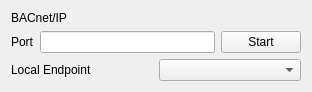
<?xml version="1.0" encoding="UTF-8"?>
<ui version="4.0">
 <class>connector</class>
 <widget class="QWidget" name="connector">
  <property name="geometry">
   <rect>
    <x>0</x>
    <y>0</y>
    <width>312</width>
    <height>92</height>
   </rect>
  </property>
  <property name="windowTitle">
   <string>Form</string>
  </property>
  <layout class="QFormLayout" name="formLayout">
   <item row="0" column="0" colspan="2">
    <layout class="QVBoxLayout" name="verticalLayout">
     <item>
      <widget class="QLabel" name="title_label">
       <property name="sizePolicy">
        <sizepolicy hsizetype="Maximum" vsizetype="Preferred">
         <horstretch>0</horstretch>
         <verstretch>0</verstretch>
        </sizepolicy>
       </property>
       <property name="maximumSize">
        <size>
         <width>16777215</width>
         <height>35</height>
        </size>
       </property>
       <property name="text">
        <string>BACnet/IP</string>
       </property>
      </widget>
     </item>
     <item>
      <layout class="QHBoxLayout" name="horizontalLayout_2">
       <item>
        <widget class="QLabel" name="Port_label">
         <property name="text">
          <string>Port</string>
         </property>
        </widget>
       </item>
       <item>
        <widget class="QLineEdit" name="lineEdit"/>
       </item>
       <item>
        <widget class="QPushButton" name="Start_button">
         <property name="text">
          <string>Start</string>
         </property>
        </widget>
       </item>
      </layout>
     </item>
     <item>
      <layout class="QHBoxLayout" name="horizontalLayout">
       <property name="sizeConstraint">
        <enum>QLayout::SetFixedSize</enum>
       </property>
       <item>
        <widget class="QLabel" name="Endpoint_label">
         <property name="text">
          <string>Local Endpoint</string>
         </property>
        </widget>
       </item>
       <item>
        <widget class="QComboBox" name="IP_combo"/>
       </item>
      </layout>
     </item>
    </layout>
   </item>
  </layout>
 </widget>
 <resources/>
 <connections>
  <connection>
   <sender>Start_button</sender>
   <signal>clicked()</signal>
   <receiver>connector</receiver>
   <slot>close()</slot>
   <hints>
    <hint type="sourcelabel">
     <x>314</x>
     <y>94</y>
    </hint>
    <hint type="destinationlabel">
     <x>195</x>
     <y>75</y>
    </hint>
   </hints>
  </connection>
 </connections>
</ui>
